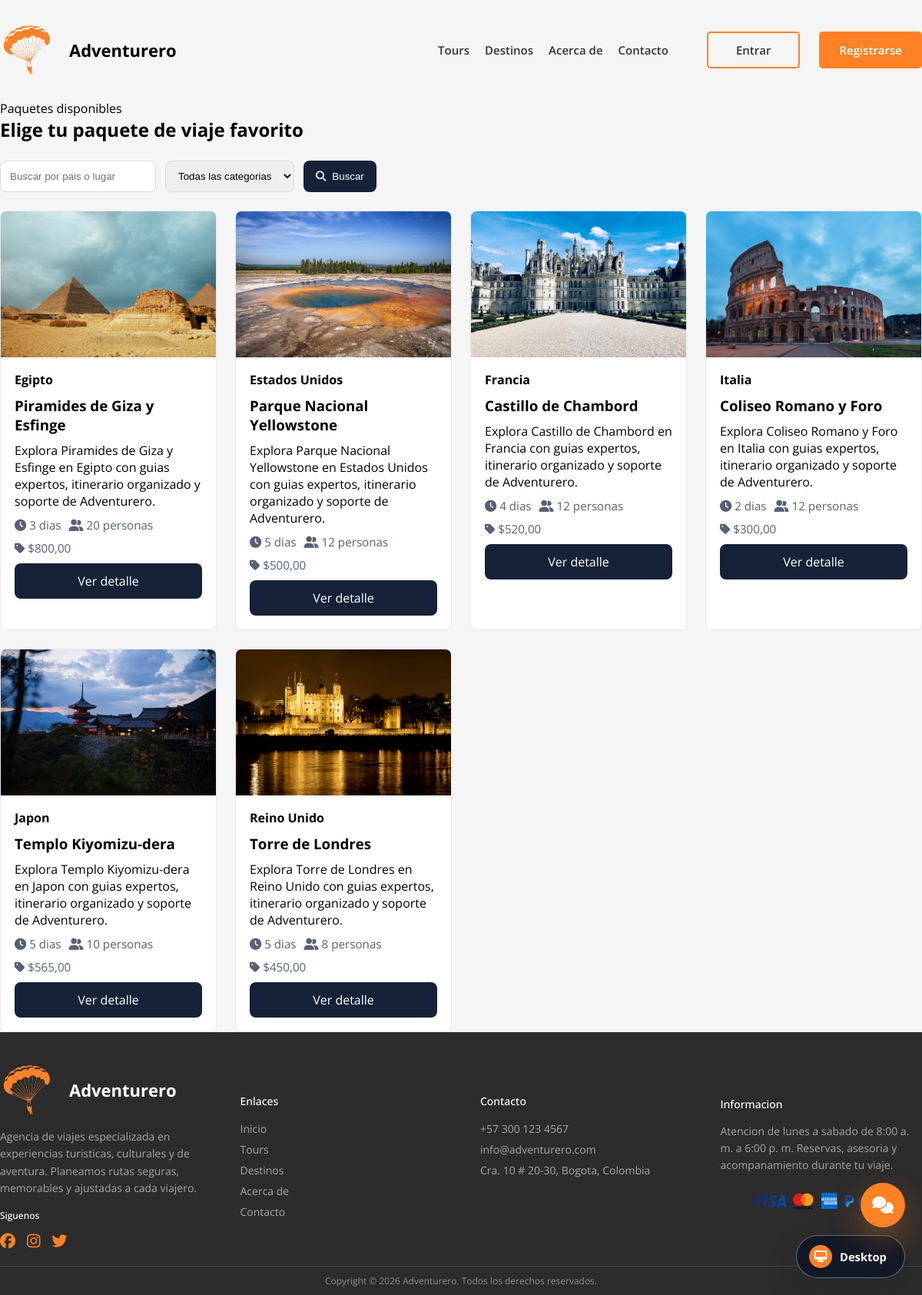
The page /tours/ on the database its author committed.
### core/models.py (models this page shows, shortened)
class Tour(models.Model):
    category = models.ForeignKey(Category, on_delete=models.PROTECT, related_name="tours")
    title = models.CharField(max_length=160)
    country = models.CharField(max_length=90)
    place = models.CharField(max_length=160)
    description = models.TextField()
    price = models.DecimalField(max_digits=10, decimal_places=2, validators=[MinValueValidator(0)])
    capacity = models.PositiveIntegerField(default=1)
    days = models.PositiveIntegerField(default=1)
    image = models.ImageField(upload_to="tours/", blank=True, help_text="Imagen del tour")
    is_featured = models.BooleanField(default=False)
    is_active = models.BooleanField(default=True)
    created_at = models.DateTimeField(auto_now_add=True)
    updated_at = models.DateTimeField(auto_now=True)
    class Meta:
        ordering = ["country", "place"]
    def get_absolute_url(self):
        return reverse("tour_detail", kwargs={"pk": self.pk})

### core/views.py (the view)
# urls.py: path("tours/", views.TourListView.as_view(), name="tour_list"),
class TourListView(ListView):
    model = Tour
    template_name = "core/tour_list.html"
    context_object_name = "tours"
    paginate_by = 9
    def get_queryset(self):
        queryset = Tour.objects.select_related("category").filter(is_active=True)
        query = self.request.GET.get("q", "").strip()
        category = self.request.GET.get("category", "").strip()
        if query:
            queryset = queryset.filter(Q(title__icontains=query) | Q(country__icontains=query) | Q(place__icontains=query))
        if category:
            queryset = queryset.filter(category__slug=category)
        return queryset
    def get_context_data(self, **kwargs):
        context = super().get_context_data(**kwargs)
        context["categories"] = Category.objects.all()
        context["selected_category"] = self.request.GET.get("category", "")
        context["query"] = self.request.GET.get("q", "")
        return context

### templates/core/tour_list.html (shortened to what this page needs)
{% extends "base.html" %}
{% block content %}
<section class="container" id="travel-tours">
    <div class="content-section">
        <span>Paquetes disponibles</span>
        <h1>Elige tu paquete de viaje favorito</h1>
    </div>
    <form class="toolbar" method="get">
        <input type="search" name="q" value="{{ query }}" placeholder="Buscar por pais o lugar">
        <select name="category">
            <option value="">Todas las categorias</option>
        </select>
        <button class="btn-link" type="submit"><i class="fa-solid fa-search"></i> Buscar</button>
    </form>
    <div class="tour-grid">
        {% for tour in tours %}
            {% include "core/partials/tour_card.html" %}
        {% empty %}
            <p class="empty-state">No hay tours que coincidan con tu busqueda.</p>
        {% endfor %}
    </div>
</section>
{% endblock %}

### templates/core/partials/tour_card.html
{% load static %}
<article class="tour-card">
    {% if tour.image %}
        <img src="{{ tour.image.url }}" alt="{{ tour.place }}">
    {% else %}
        <img src="{% static 'img/tours/tour-1.avif' %}" alt="{{ tour.place }}">
    {% endif %}
    <div class="tour-card-body">
        <strong>{{ tour.country }}</strong>
        <h3>{{ tour.place }}</h3>
        <p>{{ tour.description|truncatewords:22 }}</p>
        <div class="meta-list">
            <span><i class="fa-solid fa-clock"></i> {{ tour.days }} dias</span>
            <span><i class="fa-solid fa-user-group"></i> {{ tour.capacity }} personas</span>
            <span><i class="fa-solid fa-tag"></i> ${{ tour.price }}</span>
        </div>
        <a class="btn-link" href="{{ tour.get_absolute_url }}" aria-label="Ver detalle de {{ tour.place }}">Ver detalle</a>
    </div>
</article>

### css/global.css (style rules this page uses)
:root { --primary-color: #ff8126; --text-color: #505050; --text-color-dark: #2c2c2c; --preview-surface: #111827; --title-font: 'DM Serif Display', serif; --text-font: 'Open Sans', sans-serif; --shadow: 0 8px 15px rgba(0, 0, 0, 0.1); }
* { margin: 0; padding: 0; box-sizing: border-box; }

### templates/base.html (style rules this page uses)
.tour-grid { display: grid; grid-template-columns: repeat(auto-fit, minmax(260px, 1fr)); gap: 24px; }
.tour-card { border: 1px solid #e6e9ef; border-radius: 8px; overflow: hidden; background: #fff; }
.tour-card img { width: 100%; height: 190px; object-fit: cover; display: block; }
.tour-card-body { padding: 18px; display: grid; gap: 10px; }
.toolbar { display: flex; flex-wrap: wrap; gap: 12px; margin: 24px 0; }
.toolbar input, .toolbar select { padding: 11px 12px; border: 1px solid #d8dde6; border-radius: 8px; }
.btn-link { display: inline-flex; align-items: center; justify-content: center; gap: 8px; border: 0; border-radius: 8px; padding: 12px 16px; background: #152238; color: #fff; text-decoration: none; cursor: pointer; }
.meta-list { display: flex; flex-wrap: wrap; gap: 10px; color: #566174; font-size: .95rem; }

### rows shown on the page
Tour: image (picture), country "Egipto", place "Piramides de Giza y Esfinge", description "Explora Piramides de Giza y Esfinge en Egipto con guias expertos, itinerario organizado y soporte de Adventurero.", days "3", capacity "20", price "800,00"
Tour: image (picture), country "Estados Unidos", place "Parque Nacional Yellowstone", description "Explora Parque Nacional Yellowstone en Estados Unidos con guias expertos, itinerario organizado y soporte de Adventurero.", days "5", capacity "12", price "500,00"
Tour: image (picture), country "Francia", place "Castillo de Chambord", description "Explora Castillo de Chambord en Francia con guias expertos, itinerario organizado y soporte de Adventurero.", days "4", capacity "12", price "520,00"
Tour: image (picture), country "Italia", place "Coliseo Romano y Foro", description "Explora Coliseo Romano y Foro en Italia con guias expertos, itinerario organizado y soporte de Adventurero.", days "2", capacity "12", price "300,00"
Tour: image (picture), country "Japon", place "Templo Kiyomizu-dera", description "Explora Templo Kiyomizu-dera en Japon con guias expertos, itinerario organizado y soporte de Adventurero.", days "5", capacity "10", price "565,00"
Tour: image (picture), country "Reino Unido", place "Torre de Londres", description "Explora Torre de Londres en Reino Unido con guias expertos, itinerario organizado y soporte de Adventurero.", days "5", capacity "8", price "450,00"
